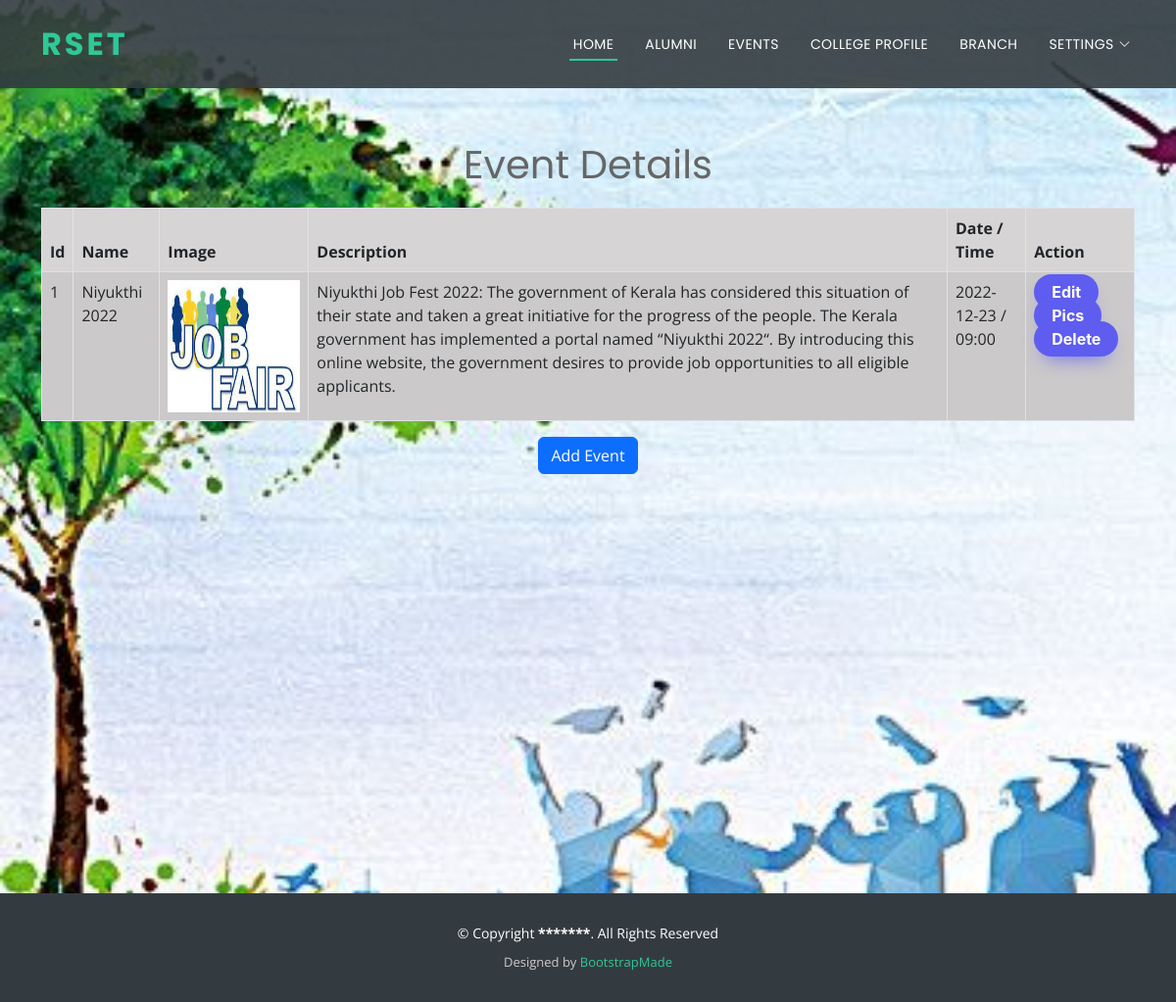
The page /admin_event_details_view on the database its author committed.
### myapp/models.py (models this page shows)
class event_details(models.Model):
    id = models.AutoField(primary_key=True)
    ename = models.CharField(max_length=200)
    description = models.CharField(max_length=500)
    pic_path = models.CharField(max_length=130)
    dt = models.CharField(max_length=30)
    tm = models.CharField(max_length=30)

### myapp/views.py (the view)
# urls.py: path('admin_event_details_view', views.admin_event_details_view, name='admin_event_details_view'),
def admin_event_details_view(request):
    ed = event_details.objects.all()
    context = {'event_list':ed}
    return render(request, 'myapp/admin_event_details_view.html',context)

### myapp/templates/myapp/admin_event_details_view.html (shortened to what this page needs)
{% extends 'myapp/admin_base.html' %}
{% load static %}
{% block body %}
<center><br><br><br>
    <h1>Event Details</h1>
    <div class="container">
    <form role="form" name="frm" action="" method="post">
        <table class="table table-striped table-bordered">
            <thead>
            <tr>
                <th>Id</th>
                <th>Name</th>
                <th>Image</th>
                <th>Description</th>
                <th>Date / Time</th>
                <th>Action</th>
            </tr>
            </thead>
            {% for ed in event_list %}
            <tbody>
            <tr>
                <td>{{ ed.id }}</td>
                <td>{{ ed.ename  }}</td>
                <td><img src="../static/myapp/media/{{ed.pic_path}}" width="135px" height="135px"></td>
                <td style="width=50%">{{ ed.description  }}</td>
                <td>{{ ed.dt  }} / {{ ed.tm  }}</td>
                <td>
                    <a class="button-34" href="../admin_event_details_edit?id={{ ed.id }}">Edit</a>&nbsp;
                    <a class="button-34" href="../admin_event_pics_view?id={{ ed.id }}">Pics</a>&nbsp;
                    <a class="button-34" href="../admin_event_details_delete?id={{ ed.id }}">Delete</a>&nbsp;
                </td>
            </tr>
            {% endfor %}
        </table>
         <a class="btn btn-primary" href="{%url 'admin_event_details_add'%}">Add Event</a></h1>
    </form>
    </div>
</center>
{% endblock %}

### myapp/static/myapp/assets/css/style.css (style rules this page uses)
body { background: #fff; color: #666666; font-family: "Open Sans", sans-serif; }
a { color: #2dc997; text-decoration: none; }
h1, h2, h3, h4, h5, h6 { font-family: "Poppins", sans-serif; font-weight: 400; margin: 0 0 20px 0; padding: 0; }

### myapp/templates/myapp/admin_event_details_view.html (style rules this page uses)
.button-34 { background: #5E5DF0; border-radius: 999px; box-shadow: #5E5DF0 0 10px 20px -10px; box-sizing: border-box; color: #FFFFFF; cursor: pointer; font-family: Inter,Helvetica,"Apple Color Emoji","Segoe UI Emoji",NotoColorEmoji,"Noto Color Emoji","Segoe UI Symbol","Android Emoji",EmojiSymbols,-apple-system,system-ui,"Segoe UI",Roboto,"Helvetica Neue","Noto Sans",sans-serif; font-size: 16px; font-weight: 700; line-height: 24px; opacity: 1; outline: 0 solid transparent; padding: 8px 18px; user-select: none; -webkit-user-select: none; touch-action: manipulation; width: fit-content; word-break: break-word; border: 0; }
.table { background-color:#d6d4d4; }

### rows shown on the page
event_details: id "1", ename "Niyukthi 2022", pic_path (picture), description "Niyukthi Job Fest 2022: The government of Kerala has considered this situation of their state and taken a great initiative for the progress of the people. The Kerala government has implemented a portal named “Niyukthi 2022“. By introducing this online website, the government desires to provide job opportunities to all eligible applicants.", dt "2022-12-23", tm "09:00"
